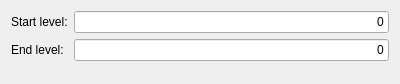
<?xml version="1.0" encoding="UTF-8"?>
<ui version="4.0">
 <class>RampEffectSettings</class>
 <widget class="QWidget" name="RampEffectSettings">
  <property name="geometry">
   <rect>
    <x>0</x>
    <y>0</y>
    <width>400</width>
    <height>84</height>
   </rect>
  </property>
  <property name="windowTitle">
   <string>Form</string>
  </property>
  <layout class="QVBoxLayout" name="verticalLayout">
   <item>
    <layout class="QFormLayout" name="formLayout">
     <item row="0" column="0">
      <widget class="QLabel" name="ql_startLevel">
       <property name="text">
        <string>Start level:</string>
       </property>
      </widget>
     </item>
     <item row="1" column="0">
      <widget class="QLabel" name="ql_endLevel">
       <property name="text">
        <string>End level:</string>
       </property>
      </widget>
     </item>
     <item row="0" column="1">
      <widget class="QLineEdit" name="qle_startLevel">
       <property name="text">
        <string>0</string>
       </property>
       <property name="alignment">
        <set>Qt::AlignRight|Qt::AlignTrailing|Qt::AlignVCenter</set>
       </property>
      </widget>
     </item>
     <item row="1" column="1">
      <widget class="QLineEdit" name="qle_endLevel">
       <property name="text">
        <string>0</string>
       </property>
       <property name="alignment">
        <set>Qt::AlignRight|Qt::AlignTrailing|Qt::AlignVCenter</set>
       </property>
      </widget>
     </item>
    </layout>
   </item>
   <item>
    <widget class="EnvelopeSettings" name="qwid_envelope" native="true"/>
   </item>
  </layout>
 </widget>
 <customwidgets>
  <customwidget>
   <class>EnvelopeSettings</class>
   <extends>QWidget</extends>
   <header location="global">envelopesettings.h</header>
   <container>1</container>
  </customwidget>
 </customwidgets>
 <resources/>
 <connections/>
</ui>
